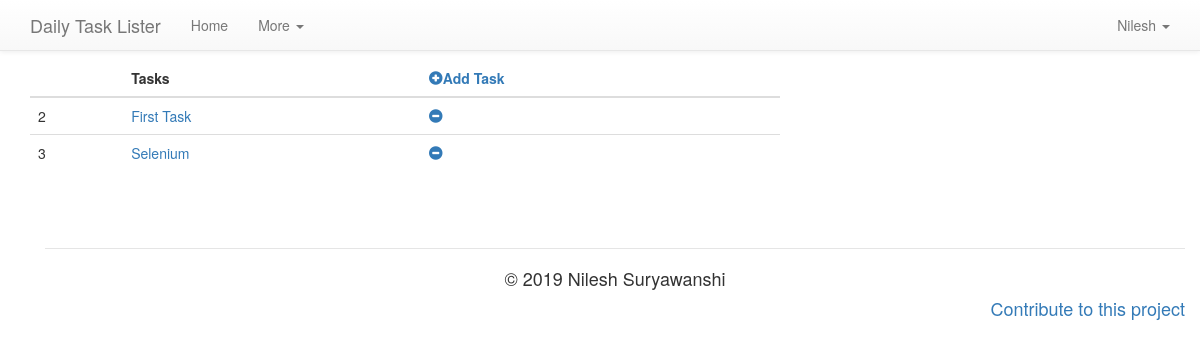
The page /user/Nilesh (signed in) on the database as committed earlier.
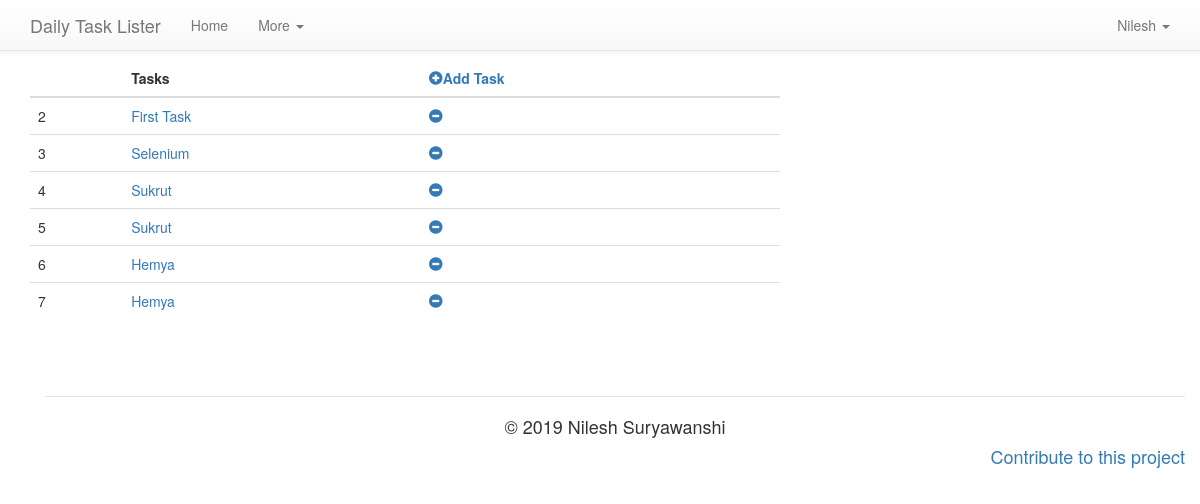
The same page on the database as committed later.
### task_lister/models.py (models this page shows, shortened)
class User(UserMixin , db.Model):
    id = db.Column(db.Integer, primary_key = True)
    username = db.Column(db.String(64), index = True, unique = True)
    email = db.Column(db.String(120), index = True, unique = True)
    mob = db.Column(db.Integer,unique = True)
    password_hash = db.Column(db.String(120))
    tasks = db.relationship('Task', backref = 'user', lazy = 'dynamic', cascade = 'all, delete-orphan')

class Task(db.Model):
    id = db.Column(db.Integer, primary_key = True, unique = True)
    t_name = db.Column(db.String(20))
    t_desc = db.Column(db.String(80))
    timestamp = db.Column(db.DateTime, index = True, default = now.replace(tzinfo = local))
    ddate = db.Column(db.DateTime, index = True)
    user_id = db.Column(db.Integer, db.ForeignKey('user.id'))

### task_lister/routes.py (the view)
@app.route('/user/<username>', methods = ['GET','POST'])
@login_required
def user(username):
    user = User.query.filter_by(username = username).first_or_404()
    task = Task.query.filter_by(user_id = user.id).all()
    return render_template('user.html',title = 'Welcome', tasks = task)

### task_lister/models.py (called while the page is built)
@login.user_loader
def load_user(id):
    return User.query.get(int(id))

### task_lister/templates/user.html (shortened to what this page needs)
{% extends 'base.html' %}
        {% block app_content %}
        {% if tasks %}
        <div class="container">
                <div class="row">
                        <div class="col-md-8">
                                <div class="table-responsive">
                                        <table class="table table-hover">
                                                <thead>
                                                        <tr>
                                                                <th></th>
                                                                <th>Tasks</th>
                                                                <th><a id = "addtask" href="{{ url_for('newtask',username = current_user.username)}}">
                                                                        <span class="glyphicon glyphicon-plus-sign"></span>Add Task
                                                                </a></th>
                                                        </tr>
                                                </thead>
                                                <tbody>
                                                        {% for task in tasks %}
                                                        <tr>
                                                                <td>{{ task.id }}</td>
                                                                <td><a id = "{{ task.id }}" href="{{ url_for('desc_task',username=current_user.username,t_id=task.id) }}">{{ task.t_name }}</a>
                                                                </td>
                                                                <td><a class="button" name = "{{ task.id }}"
                                                                                href="{{ url_for('deltask',t_id=task.id) }}"><span
                                                                                        class="glyphicon glyphicon-minus-sign"
                                                                                        aria-hidden="true"></span></a>
                                                                </td>
                                                        </tr>
                                                        {% endfor %}
                                                </tbody>
                                        </table>
                                </div>
                        </div>
                </div>
        {% endif %}
        {% endblock %}

### task_lister/templates/base.html (shortened to what this page needs)
<!DOCTYPE html>
<html lang="en">
<head>
    <link rel="stylesheet" href="https://maxcdn.bootstrapcdn.com/bootstrap/3.3.7/css/bootstrap.min.css"
>
    <link rel="stylesheet" href="https://maxcdn.bootstrapcdn.com/bootstrap/3.3.7/css/bootstrap-theme.min.css"
>
</head>
<body>
    {% block navbar %}
    <nav class="navbar navbar-default navbar-fixed-top">
        <div class="container">
            <div class="navbar-header">
                <a class="navbar-brand">
                    Daily Task Lister
                </a>
            </div>
            <div id="navbar" class="navbar-collapse collapse">
                <ul class="nav navbar-nav">
                    <li>
                        <a href="{{ url_for('home') }}">Home</a>
                    </li>
                    <li class="dropdown">
                        <a href="#" data-toggle="dropdown">More
                            <span class="caret"></span></a>
                    </li>
                </ul>
                <ul class="nav navbar-nav navbar-right">
                    {% if current_user.is_anonymous %}
                    <li>
                        <a name = "register" href="{{ url_for('register') }}">
                            <span class="glyphicon glyphicon-user"></span> Register
                        </a>
                    </li>
                    <li>
                        <a name = "login" href="{{ url_for('login') }}">
                            <span class="glyphicon glyphicon-log-in"></span> Login
                        </a>
                    </li>
                    {% else %}
                    <li class="dropdown">
                        <a id = "user" href="#" data-toggle="dropdown">{{ current_user.username }}
                            <span class="caret"></span>
                        </a>
                    </li>
                    {% endif %}
                </ul>
            </div>
        </div>
    </nav>
    {% block app_content %}{% endblock %}
    <div class="container inline-p">
        <legend></legend>
        <h4>
            <p class="text-center">&copy; 2019 Nilesh Suryawanshi<p>
                    <p class="pull-right">
                        <a href="https://github.com/nilesh1168/Simple-webapp">Contribute to this project</a>
                    </p>
        </h4>
    </div>
    {% endblock  %}
</body>
</html>

Rows that differ between the two databases and show on the page:
added Task: id "4", t_name "Sukrut"
added Task: id "5", t_name "Sukrut"
added Task: id "6", t_name "Hemya"
added Task: id "7", t_name "Hemya"
